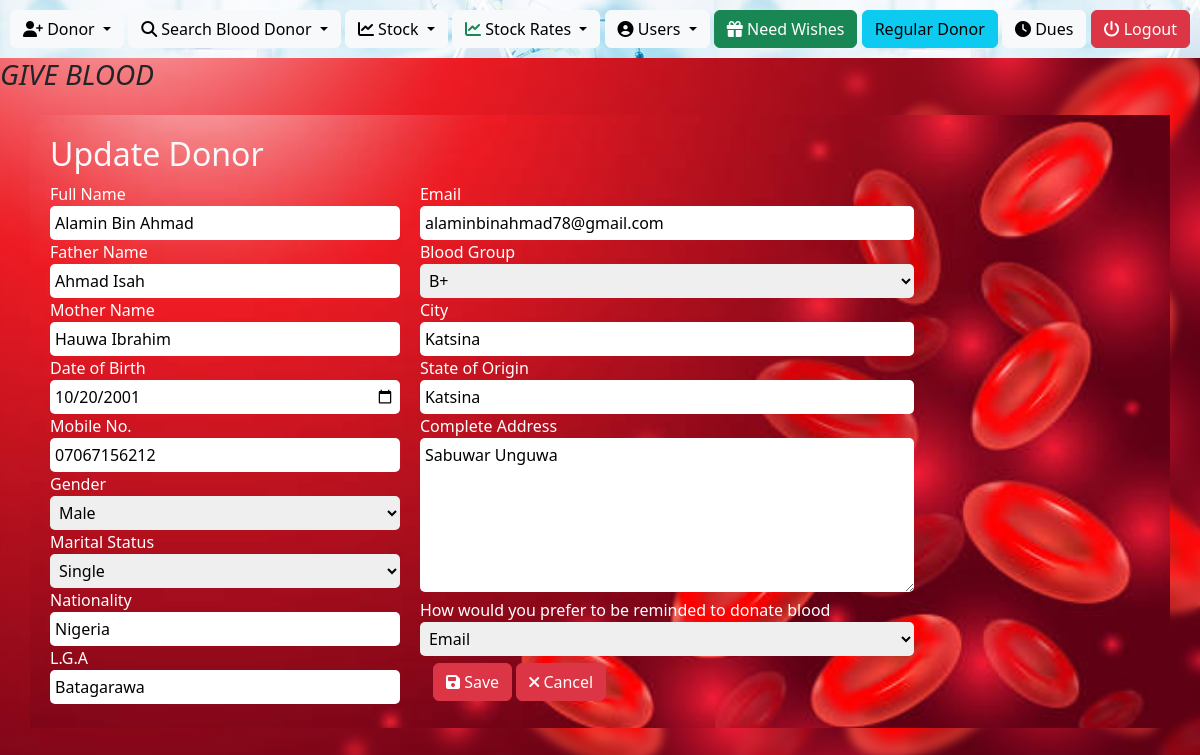
Page /try-updating-donor/31 on the committed database.
### bb/models.py (models this page shows, shortened)
class NewDonor(models.Model):
    full_name = models.CharField(max_length=50, blank=True)
    father_name = models.CharField(max_length=50, blank=True)
    mother_name = models.CharField(max_length=50, blank=True)
    dob = models.CharField(max_length=50, blank=True)
    pnumber = models.CharField(max_length=50, blank=True)
    gender  = models.CharField(max_length=50, blank=True)
    email  = models.CharField(max_length=50, blank=True)
    blood_group  = models.CharField(max_length=50, blank=True)
    city  = models.CharField(max_length=50, blank=True)
    home_address  = models.CharField(max_length=1000, blank=True)
    nationality  = models.CharField(max_length=1000, blank=True)
    marital  = models.CharField(max_length=1000, blank=True)
    state_of_origin  = models.CharField(max_length=1000, blank=True)
    lga  = models.CharField(max_length=1000, blank=True)
    question  = models.CharField(max_length=1000, blank=True)
    birthday_check  = models.CharField(max_length=50, blank=True)
    due_date  = models.CharField(max_length=50, blank=True)
    date  = models.CharField(max_length=50, blank=True)
    count  = models.IntegerField(blank=True)

### bb/views.py (the view)
# urls.py: path('try-updating-donor/<int:id>', views.try_updating_donor, name="try-updating-donor"),
def try_updating_donor(request, id):
    donor = NewDonor.objects.get(id=id)
    return render(request, 'update-donor.html', {'donor':donor})

### templates/update-donor.html (shortened to what this page needs)
<!DOCTYPE html>
<html lang="en">
<head>
    <link rel="stylesheet" href="../static/assest/vendor/bootstrap/css/bootstrap.min.css">
    <link rel="stylesheet" href="../static/assest/vendor/fontawesome-free/css/all.min.css">
    <link rel="stylesheet" href="../static/css/style.css">
</head>
<body>
    <main>
        <header>
            <div class="header-content">
                <div class="btn-group">
                    <button type="button" class="btn btn-light dropdown-toggle" data-bs-toggle="dropdown" aria-expanded="false">
                        <i class="fa fa-user-plus"></i> Donor
                    </button>
                </div>
                <div class="btn-group">
                    <button type="button" class="btn btn-light dropdown-toggle" data-bs-toggle="dropdown" aria-expanded="false">
                        <i class="fa fa-search"></i> Search Blood Donor
                    </button>
                </div>
                <div class="btn-group">
                    <button type="button" class="btn btn-light dropdown-toggle" data-bs-toggle="dropdown" aria-expanded="false">
                        <i class="fa fa-chart-line"></i> Stock
                    </button>
                </div>
                <div class="btn-group">
                    <button type="button" class="btn btn-light dropdown-toggle" data-bs-toggle="dropdown" aria-expanded="false">
                        <i class="fa fa-chart-line text-success"></i> Stock Rates
                    </button>
                </div>
                <div class="btn-group">
                    <button type="button" class="btn btn-light dropdown-toggle" data-bs-toggle="dropdown" aria-expanded="false">
                        <i class="fa fa-user-circle"></i> Users
                    </button>
                </div>
                <div class="btn-group">
                    <a href="/birthday" class="btn btn-success">
                        <i class="fa fa-gift"></i> Need Wishes
                    </a>
                </div>
                <div class="btn-group">
                    <a href="/regular-donor" class="btn btn-info">
                         Regular Donor
                    </a>
                </div>
                <div class="btn-group">
                    <a href="/due-date" class="btn btn-light">
                        <i class="fa fa-clock"></i> Dues
                    </a>
                </div>
                <div class="btn-group">
                    <a href="/logout" class="btn btn-danger">
                        <i class="fa fa-power-off"></i> Logout
                    </a>
                </div>
            </div>
        </header>
        <h3><i id="text"></i></h3>
        <section class="body-section">
            <div class="modal-body">
                <h2 class="text-light">Update Donor</h2>
                <form action="/update-donor/{{donor.id}}" method="post">
                    <div class="form-input">
                        <div class="input-row">
                            <label for="fullname">Full Name</label>
                            <input type="text" name="full-name" id="" value="{{donor.full_name}}">
                        </div>
                        <div class="input-row">
                            <label for="fathername">Father Name</label>
                            <input type="text" name="father-name" id="" value="{{donor.father_name}}">
                        </div>
                        <div class="input-row">
                            <label for="mothername">Mother Name</label>
                            <input type="text" name="mother-name" id="" value="{{donor.mother_name}}">
                        </div>
                        <div class="input-row">
                            <label for="date of birth">Date of Birth</label>
                            <input type="date" name="dob" id="" value="{{donor.dob}}">
                        </div>
                        <div class="input-row">
                            <label for="mobile no">Mobile No.</label>
                            <input type="text" name="pnumber" id="" value="{{donor.pnumber}}">
                        </div>
                        <div class="input-row">
                            <label for="gender">Gender</label>
                            <select name="gender" id="">
                                <option value="{{donor.gender}}">{{donor.gender}}</option>
                            </select>
                        </div>
                        <div class="input-row">
                            <label for="marital">Marital Status</label>
                            <select name="marital" id="" required>
                                <option value="{{donor.marital}}">{{donor.marital}}</option>
                            </select>
                        </div>
                        <div class="input-row">
                            <label for="nationality">Nationality</label>
                            <input type="text" name="nationality" id="" required value="{{donor.nationality}}">
                        </div>
                        <div class="input-row">
                            <label for="lga">L.G.A</label>
                            <input type="text" name="lga" id="" required value="{{donor.lga}}">
                        </div>
                    </div>
                    <div class="form-input">
                        <div class="input-row">
                            <label for="email">Email</label>
                            <input type="email" name="email" id="" value="{{donor.email}}">
                        </div>
                        <div class="input-row">
                            <label for="blood group">Blood Group</label>
                            <select name="blood-group" id="">
                                <option value="{{donor.blood_group}}">{{donor.blood_group}}</option>
                            </select>
                        </div>
                        <div class="input-row">
                            <label for="City">City</label>
                            <input type="text" name="city" id="" value="{{donor.city}}">
                        </div>
                        <div class="input-row">
                            <label for="state-of-origin">State of Origin</label>
                            <input type="text" name="state-of-origin" id="" value="{{donor.state_of_origin}}">
                        </div>
                        <label for="complete address">Complete Address</label>
                        <div class="input-row">
                            <textarea name="address" id="" cols="30" rows="6">{{donor.home_address}}</textarea>
                        </div>
                        <div class="input-row">
                            <label for="question">How would you prefer to be reminded to donate blood</label>
                            <select name="question" id="" required>
                                <option value="{{donor.question}}">{{donor.question}}</option>
                            </select>
                        </div>
                        <div class="btn">
                            <button type="submit" class="btn btn-danger"><i class="fa fa-save"></i>  Save</button>
                            <a href="/all-donor" type="button" class="btn btn-danger" aria-label="Close"><i class="fa fa-close"></i>  Cancel</a>
                        </div>
                        </div>
                    </div>
        </section>
    </main>
</body>
</html>

### static/css/style.css (style rules this page uses)
body { background: url(../img/bloodbg-2.jpg); background-repeat: no-repeat; background-size: cover; background-position: center; height: 100vh; }
main { backdrop-filter: blur(5px); height: 100vh; }
header { background: url(../img/bloodbg-1.jpg); padding: 10px; }
.body-section { margin: 50px 30px 0 30px; display: flex; justify-content: center; align-items: center; height: 70vh; background: url(../img/bloodbg-3.jpg); background-size: cover; background-position: center; background-repeat: no-repeat; }
.modal-body { background: url(../img/bloodbg-2.jpg); background-size: cover; background-position: center; background-repeat: no-repeat; padding: 20px; }
.modal-body form { display: flex; gap: 20px; }
.modal-body label { font-weight: 200; color: #fff; }
.modal-body input, select, textarea { width: 100%; border-radius: 5px; outline: none; border: none; padding: 5px; }

### rows in the picture
NewDonor: full-name "Alamin Bin Ahmad", father-name "Ahmad Isah", mother-name "Hauwa Ibrahim", dob "10/20/2001", pnumber "07067156212", gender "Male", marital "Single", nationality "Nigeria", lga "Batagarawa", email "alaminbinahmad78@gmail.com", blood-group "B+", city "Katsina", state-of-origin "Katsina", address "Sabuwar Unguwa", question "Email"
